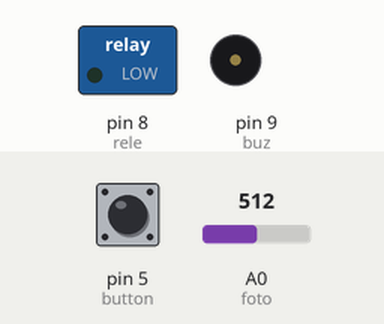
The sketch below on a simulated Arduino Uno, built with avr-gcc and run on an emulated ATmega328P. Shown: switched loads named in the sketch (green lamp = pin HIGH), buzzer (waves = sounding). The test bench sets the inputs (shaded band); at power-on: pin 5 (button) LOW, A0 (foto) = 512.

Above: at 1.2 s.
1.3 s: pin 5 (button) pulled HIGH for 3.2 s
At 2.0 s:
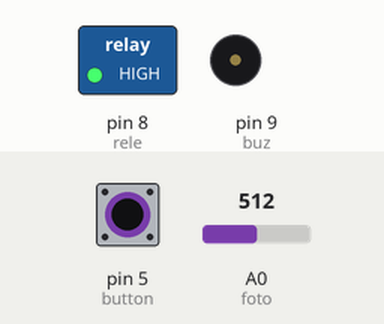
6.0 s: pin 5 (button) pulsed HIGH 5 times (0.12 s each, 0.3 s apart)
At 8.6 s:
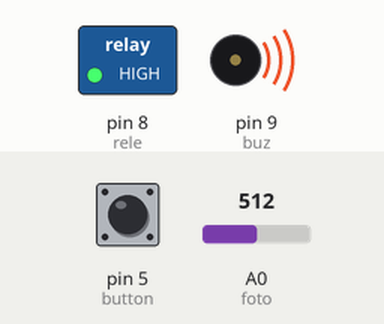
9.8 s: pin 5 (button) pulled HIGH for 1 s
At 11.1 s:
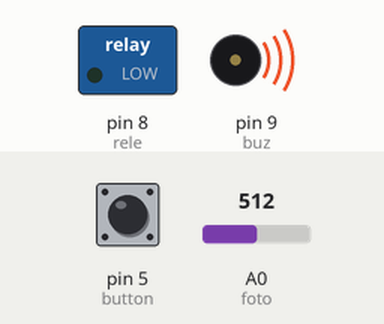
Timing chart, 0 to 12.8 s (numbered marks = the images above; inputs shaded):
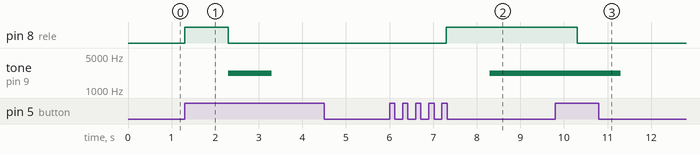

The sketch:

lazer.ino
```cpp
/*
CREATED BY MICE_EFF https://www.youtube.com/watch?v=HImPTU2JCjc
*/
// БАГ С МОСФЕТОМ РЕШЕН
int buz = 9; // пин пассивного зумера
#define foto 0 // аналоговый вход фоторезистора
#define rele 8 // пин реле
int button=5; // пин кнопки
int a = 0;
int b=0;
void setup(){
  pinMode(rele, OUTPUT);
  digitalWrite(rele, 0); // 1 для реле ,  0 для мосфета
  pinMode(buz, OUTPUT);
  pinMode(button, INPUT);
}

void loop(){
if(digitalRead(button) == HIGH && a==0 ){
    a=1;
}
       if(analogRead(foto) < 930 && a==1 ){ //  930 пороговое значение срабатывания ( диапозон от 0-1000, где 1000 засвет, 0 полная темнота)

        b=1;
        while(b==1&&a==1){
        digitalWrite(rele, HIGH);
        delay(1000);
        tone(buz,2200,1000);


          if( digitalRead(button) == HIGH ){      //  чтобы отключить сигнализация надо  нажать на кнопку
             a=2;
             digitalWrite(rele,LOW);
             delay(5000);

         }
        }
       }
                   if(digitalRead(button) == HIGH && a==2 ){
                      a=0;
}


}
```

Measured:
- after the input at 1.3 s, pin 8 (rele): LOW → HIGH at once, → LOW 1.0 s later; tone on pin 9 (buz): silent → 2200 Hz after 1.0 s, → silent 1.0 s later
- after the input at 6.0 s, pin 8 (rele): LOW → HIGH after 1.3 s; tone on pin 9 (buz): silent → 2200 Hz after 2.3 s
- after the input at 9.8 s, pin 8 (rele): HIGH → LOW after 0.50 s; tone on pin 9 (buz): 2200 Hz → silent after 1.5 s
